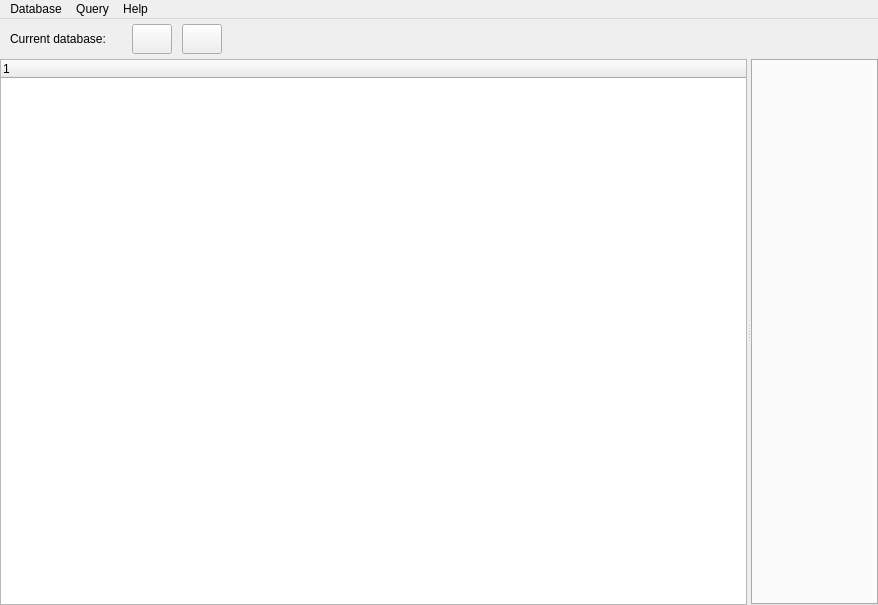
<?xml version="1.0" encoding="UTF-8"?>
<ui version="4.0">
 <class>MainWindow</class>
 <widget class="QMainWindow" name="MainWindow">
  <property name="geometry">
   <rect>
    <x>0</x>
    <y>0</y>
    <width>878</width>
    <height>605</height>
   </rect>
  </property>
  <property name="sizePolicy">
   <sizepolicy hsizetype="Preferred" vsizetype="Preferred">
    <horstretch>0</horstretch>
    <verstretch>0</verstretch>
   </sizepolicy>
  </property>
  <property name="windowTitle">
   <string>MainWindow</string>
  </property>
  <property name="styleSheet">
   <string notr="true">backgraund:rgb(255, 255, 255)</string>
  </property>
  <widget class="QWidget" name="centralwidget">
   <layout class="QGridLayout" name="gridLayout">
    <property name="leftMargin">
     <number>0</number>
    </property>
    <property name="topMargin">
     <number>0</number>
    </property>
    <property name="rightMargin">
     <number>0</number>
    </property>
    <property name="bottomMargin">
     <number>0</number>
    </property>
    <property name="spacing">
     <number>0</number>
    </property>
    <item row="0" column="0">
     <widget class="QWidget" name="verticalWidget" native="true">
      <property name="sizePolicy">
       <sizepolicy hsizetype="Preferred" vsizetype="Fixed">
        <horstretch>0</horstretch>
        <verstretch>0</verstretch>
       </sizepolicy>
      </property>
      <property name="minimumSize">
       <size>
        <width>0</width>
        <height>40</height>
       </size>
      </property>
      <property name="maximumSize">
       <size>
        <width>16777215</width>
        <height>40</height>
       </size>
      </property>
      <layout class="QVBoxLayout" name="verticalLayout_2">
       <property name="spacing">
        <number>0</number>
       </property>
       <property name="leftMargin">
        <number>0</number>
       </property>
       <property name="topMargin">
        <number>0</number>
       </property>
       <property name="rightMargin">
        <number>0</number>
       </property>
       <property name="bottomMargin">
        <number>0</number>
       </property>
       <item alignment="Qt::AlignLeft">
        <widget class="QWidget" name="verticalWidget_2" native="true">
         <property name="sizePolicy">
          <sizepolicy hsizetype="Preferred" vsizetype="Fixed">
           <horstretch>0</horstretch>
           <verstretch>0</verstretch>
          </sizepolicy>
         </property>
         <property name="maximumSize">
          <size>
           <width>16777215</width>
           <height>40</height>
          </size>
         </property>
         <layout class="QHBoxLayout" name="horizontalLayout_4">
          <property name="spacing">
           <number>0</number>
          </property>
          <property name="leftMargin">
           <number>0</number>
          </property>
          <property name="topMargin">
           <number>0</number>
          </property>
          <property name="rightMargin">
           <number>0</number>
          </property>
          <property name="bottomMargin">
           <number>0</number>
          </property>
          <item>
           <spacer name="horizontalSpacer">
            <property name="orientation">
             <enum>Qt::Horizontal</enum>
            </property>
            <property name="sizeHint" stdset="0">
             <size>
              <width>10</width>
              <height>20</height>
             </size>
            </property>
           </spacer>
          </item>
          <item>
           <widget class="QLabel" name="label">
            <property name="text">
             <string>Current database: </string>
            </property>
           </widget>
          </item>
          <item>
           <spacer name="horizontalSpacer_2">
            <property name="orientation">
             <enum>Qt::Horizontal</enum>
            </property>
            <property name="sizeHint" stdset="0">
             <size>
              <width>5</width>
              <height>20</height>
             </size>
            </property>
           </spacer>
          </item>
          <item>
           <widget class="QLabel" name="label_2">
            <property name="text">
             <string/>
            </property>
           </widget>
          </item>
          <item>
           <spacer name="horizontalSpacer_3">
            <property name="orientation">
             <enum>Qt::Horizontal</enum>
            </property>
            <property name="sizeHint" stdset="0">
             <size>
              <width>10</width>
              <height>20</height>
             </size>
            </property>
           </spacer>
          </item>
          <item>
           <widget class="QPushButton" name="Run">
            <property name="minimumSize">
             <size>
              <width>30</width>
              <height>30</height>
             </size>
            </property>
            <property name="text">
             <string/>
            </property>
           </widget>
          </item>
          <item>
           <spacer name="horizontalSpacer_4">
            <property name="orientation">
             <enum>Qt::Horizontal</enum>
            </property>
            <property name="sizeHint" stdset="0">
             <size>
              <width>10</width>
              <height>20</height>
             </size>
            </property>
           </spacer>
          </item>
          <item>
           <widget class="QPushButton" name="Add">
            <property name="minimumSize">
             <size>
              <width>30</width>
              <height>30</height>
             </size>
            </property>
            <property name="text">
             <string/>
            </property>
           </widget>
          </item>
         </layout>
        </widget>
       </item>
      </layout>
     </widget>
    </item>
    <item row="1" column="0">
     <widget class="QSplitter" name="splitter">
      <property name="minimumSize">
       <size>
        <width>500</width>
        <height>500</height>
       </size>
      </property>
      <property name="orientation">
       <enum>Qt::Horizontal</enum>
      </property>
      <widget class="QTreeWidget" name="treeWidget">
       <property name="minimumSize">
        <size>
         <width>102</width>
         <height>0</height>
        </size>
       </property>
       <property name="maximumSize">
        <size>
         <width>16777215</width>
         <height>16777215</height>
        </size>
       </property>
       <column>
        <property name="text">
         <string notr="true">1</string>
        </property>
       </column>
      </widget>
      <widget class="QTabWidget" name="tabWidget">
       <property name="enabled">
        <bool>true</bool>
       </property>
       <property name="minimumSize">
        <size>
         <width>0</width>
         <height>0</height>
        </size>
       </property>
       <property name="currentIndex">
        <number>-1</number>
       </property>
       <property name="elideMode">
        <enum>Qt::ElideNone</enum>
       </property>
       <property name="documentMode">
        <bool>false</bool>
       </property>
       <property name="tabsClosable">
        <bool>true</bool>
       </property>
       <property name="movable">
        <bool>true</bool>
       </property>
       <property name="tabBarAutoHide">
        <bool>false</bool>
       </property>
      </widget>
     </widget>
    </item>
   </layout>
  </widget>
  <widget class="QMenuBar" name="menubar">
   <property name="geometry">
    <rect>
     <x>0</x>
     <y>0</y>
     <width>878</width>
     <height>20</height>
    </rect>
   </property>
   <widget class="QMenu" name="menuDatabase">
    <property name="title">
     <string>Database</string>
    </property>
    <addaction name="actionCreate_database"/>
    <addaction name="actionOpen_database"/>
    <addaction name="actionRefresh"/>
    <addaction name="actionStop"/>
    <addaction name="actionStart"/>
    <addaction name="actionBackup"/>
    <addaction name="actionRestore"/>
    <addaction name="actionDatabase_Info"/>
   </widget>
   <widget class="QMenu" name="menuQuery">
    <property name="title">
     <string>Query</string>
    </property>
    <addaction name="actionNew_query"/>
    <addaction name="actionClose_query"/>
    <addaction name="actionRun_query"/>
    <addaction name="actionOpen"/>
    <addaction name="actionSave"/>
   </widget>
   <widget class="QMenu" name="menuHelp">
    <property name="title">
     <string>Help</string>
    </property>
    <addaction name="actionInfo"/>
    <addaction name="actionContacts"/>
   </widget>
   <addaction name="menuDatabase"/>
   <addaction name="menuQuery"/>
   <addaction name="menuHelp"/>
  </widget>
  <action name="actionCreate_database">
   <property name="text">
    <string>Create database</string>
   </property>
  </action>
  <action name="actionOpen_database">
   <property name="text">
    <string>Open database</string>
   </property>
  </action>
  <action name="actionRefresh">
   <property name="text">
    <string>Refresh</string>
   </property>
  </action>
  <action name="actionStop">
   <property name="text">
    <string>Stop</string>
   </property>
  </action>
  <action name="actionStart">
   <property name="text">
    <string>Start</string>
   </property>
  </action>
  <action name="actionBackup">
   <property name="text">
    <string>Backup</string>
   </property>
  </action>
  <action name="actionRestore">
   <property name="text">
    <string>Restore</string>
   </property>
  </action>
  <action name="actionDatabase_Info">
   <property name="text">
    <string>Database Info</string>
   </property>
  </action>
  <action name="actionNew_query">
   <property name="text">
    <string>New query</string>
   </property>
  </action>
  <action name="actionClose_query">
   <property name="text">
    <string>Close query</string>
   </property>
  </action>
  <action name="actionRun_query">
   <property name="text">
    <string>Run query</string>
   </property>
  </action>
  <action name="actionOpen">
   <property name="text">
    <string>Open</string>
   </property>
  </action>
  <action name="actionSave">
   <property name="text">
    <string>Save</string>
   </property>
  </action>
  <action name="actionInfo">
   <property name="text">
    <string>Info</string>
   </property>
  </action>
  <action name="actionContacts">
   <property name="text">
    <string>Contacts</string>
   </property>
  </action>
 </widget>
 <resources/>
 <connections/>
</ui>
